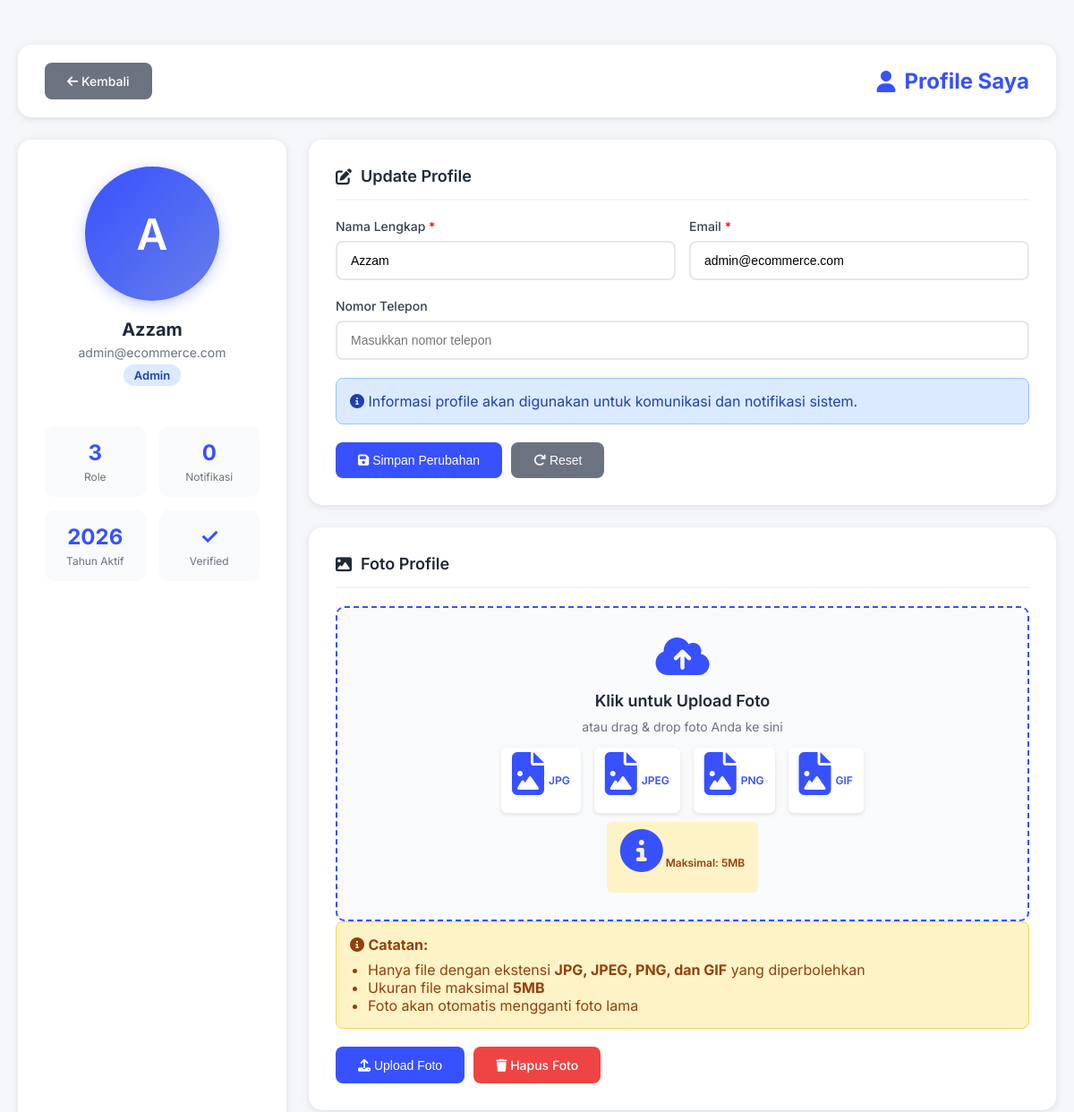
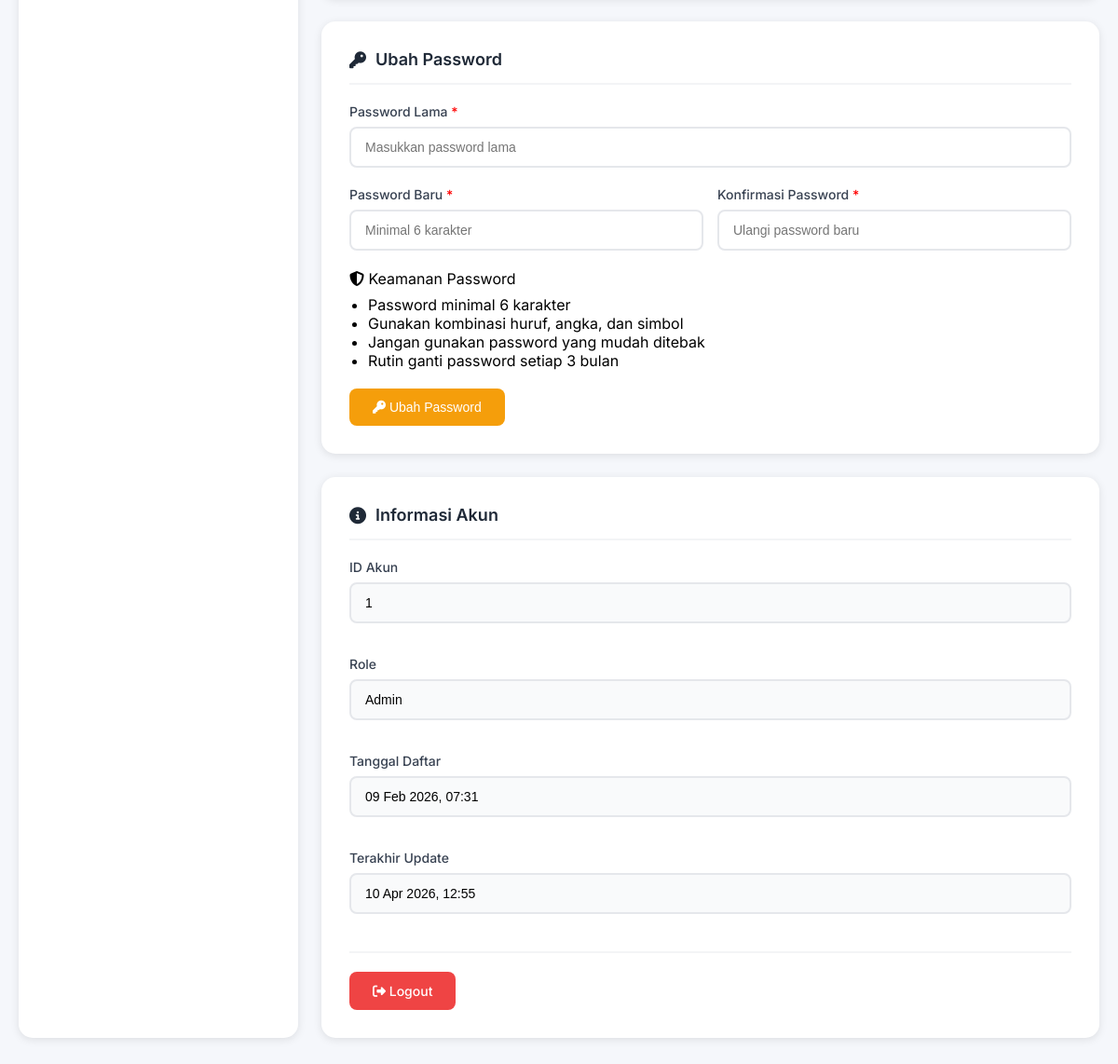
/Admin/profile.php (signed in), run on the app's committed database (2 pictures, top to bottom).
### tables this page shows
CREATE TABLE `users` (
  `id` int(11) NOT NULL,
  `full_name` varchar(100) NOT NULL,
  `email` varchar(100) NOT NULL,
  `phone` varchar(20) DEFAULT NULL,
  `address` text DEFAULT NULL,
  `profile_picture` varchar(255) DEFAULT NULL,
  `password` varchar(255) NOT NULL,
  `role` enum('user','petugas','admin') DEFAULT 'user',
  `balance` decimal(10,2) DEFAULT 0.00,
  `status` enum('active','inactive') DEFAULT 'active',
  `created_at` timestamp NOT NULL DEFAULT current_timestamp(),
  `updated_at` timestamp NOT NULL DEFAULT current_timestamp() ON UPDATE current_timestamp()
);

### Admin/profile.php (the view, shortened to what this page needs)
<?php
require_once '../config.php';
$user_id = $_SESSION['user_id'];
try {
    $stmt = $conn->prepare("SELECT * FROM users WHERE id = :id");
    $stmt->execute(['id' => $user_id]);
    $user = $stmt->fetch();
} catch(PDOException $e) {
    $_SESSION['error'] = "Terjadi kesalahan: " . $e->getMessage();
    header('Location: admin_dashboard.php');
    exit();
}
?>
<!DOCTYPE html>
<html lang="id">
<head>
    <link rel="stylesheet" href="https://cdnjs.cloudflare.com/ajax/libs/font-awesome/6.4.0/css/all.min.css">
</head>
<body>
    <div class="container">
        <div class="header">
            <a href="admin_dashboard.php" class="btn btn-secondary">
                <i class="fas fa-arrow-left"></i> Kembali
            </a>
            <h1><i class="fas fa-user"></i> Profile Saya</h1>
        </div>
        <div class="profile-container">
            <div class="profile-sidebar">
                <div class="profile-picture">
                    <div class="avatar-large" onclick="document.getElementById('file_input').click()">
                        <?php if($user['profile_picture'] && file_exists('../uploads/profiles/' . $user['profile_picture'])): ?>
                            <img src="../uploads/profiles/<?php echo $user['profile_picture']; ?>" alt="Profile Picture" id="profile_image">
                        <?php else: ?>
                            <?php echo strtoupper(substr($user['full_name'], 0, 1)); ?>
                        <?php endif; ?>
                    </div>
                    <div class="user-info">
                        <div class="user-name"><?php echo $user['full_name']; ?></div>
                        <div class="user-email"><?php echo $user['email']; ?></div>
                        <div class="user-role"><?php echo ucfirst($user['role']); ?></div>
                    </div>
                </div>
                <div class="user-stats">
                    <div class="stat-item">
                        <div class="stat-value">3</div>
                        <div class="stat-label">Role</div>
                    </div>
                    <div class="stat-item">
                        <div class="stat-value">0</div>
                        <div class="stat-label">Notifikasi</div>
                    </div>
                    <div class="stat-item">
                        <div class="stat-value"><?php echo date('Y'); ?></div>
                        <div class="stat-label">Tahun Aktif</div>
                    </div>
                    <div class="stat-item">
                        <div class="stat-value">✓</div>
                        <div class="stat-label">Verified</div>
                    </div>
                </div>
            </div>
            <div class="profile-content">
                <div class="profile-card">
                    <div class="card-title">
                        <i class="fas fa-edit"></i> Update Profile
                    </div>
                    <form method="POST">
                        <div class="form-row">
                            <div class="form-group">
                                <label for="full_name">Nama Lengkap <span style="color: red;">*</span></label>
                                <input type="text" id="full_name" name="full_name" value="<?php echo htmlspecialchars($user['full_name']); ?>" required>
                            </div>
                            <div class="form-group">
                                <label for="email">Email <span style="color: red;">*</span></label>
                                <input type="email" id="email" name="email" value="<?php echo htmlspecialchars($user['email']); ?>" required>
                            </div>
                        </div>
                        <div class="form-group">
                            <label for="phone">Nomor Telepon</label>
                            <input type="tel" id="phone" name="phone" value="<?php echo htmlspecialchars($user['phone'] ?? ''); ?>" placeholder="Masukkan nomor telepon">
                        </div>
                        <div class="alert alert-info">
                            <i class="fas fa-info-circle"></i>
                            Informasi profile akan digunakan untuk komunikasi dan notifikasi sistem.
                        </div>
                        <div class="btn-group">
                            <button type="submit" name="update_profile" class="btn">
                                <i class="fas fa-save"></i> Simpan Perubahan
                            </button>
                            <button type="reset" class="btn btn-secondary">
                                <i class="fas fa-redo"></i> Reset
                            </button>
                        </div>
                    </form>
                </div>
                <div class="profile-card">
                    <div class="card-title">
                        <i class="fas fa-image"></i> Foto Profile
                    </div>
                    <form method="POST" enctype="multipart/form-data">
                        <div class="file-upload-area" onclick="document.getElementById('file_input').click()">
                            <i class="fas fa-cloud-upload-alt"></i>
                            <h4>Klik untuk Upload Foto</h4>
                            <p>atau drag & drop foto Anda ke sini</p>
                            <div class="allowed-extensions">
                                <span><i class="fas fa-file-image"></i> JPG</span>
                                <span><i class="fas fa-file-image"></i> JPEG</span>
                                <span><i class="fas fa-file-image"></i> PNG</span>
                                <span><i class="fas fa-file-image"></i> GIF</span>
                            </div>
                            <div class="max-size">
                                <i class="fas fa-info-circle"></i> Maksimal: 5MB
                            </div>
                        </div>
                        <div class="alert alert-warning">
                            <i class="fas fa-info-circle"></i>
                            <strong>Catatan:</strong>
                            <ul style="margin-left: 20px; margin-top: 8px;">
                                <li>Hanya file dengan ekstensi <strong>JPG, JPEG, PNG, dan GIF</strong> yang diperbolehkan</li>
                                <li>Ukuran file maksimal <strong>5MB</strong></li>
                                <li>Foto akan otomatis mengganti foto lama</li>
                            </ul>
                        </div>
                        <div class="btn-group">
                            <button type="submit" class="btn">
                                <i class="fas fa-upload"></i> Upload Foto
                            </button>
                            <?php if($user['profile_picture']): ?>
                                <a href="profile.php?delete_picture=1" class="btn btn-danger" onclick="return confirm('Yakin ingin menghapus foto profile?')">
                                    <i class="fas fa-trash"></i> Hapus Foto
                                </a>
                            <?php endif; ?>
                        </div>
                    </form>
                </div>
                <div class="profile-card">
                    <div class="card-title">
                        <i class="fas fa-key"></i> Ubah Password
                    </div>
                    <form method="POST">
                        <div class="form-group">
                            <label for="current_password">Password Lama <span style="color: red;">*</span></label>
                            <input type="password" id="current_password" name="current_password" required placeholder="Masukkan password lama">
                        </div>
                        <div class="form-row">
                            <div class="form-group">
                                <label for="new_password">Password Baru <span style="color: red;">*</span></label>
                                <input type="password" id="new_password" name="new_password" required placeholder="Minimal 6 karakter" minlength="6">
                            </div>
                            <div class="form-group">
                                <label for="confirm_password">Konfirmasi Password <span style="color: red;">*</span></label>
                                <input type="password" id="confirm_password" name="confirm_password" required placeholder="Ulangi password baru" minlength="6">
                            </div>
                        </div>
                        <div class="security-section">
                            <div class="security-title">
                                <i class="fas fa-shield-alt"></i>
                                <span>Keamanan Password</span>
                            </div>
                            <div class="security-text">
                                <ul style="margin-left: 20px; margin-top: 8px;">
                                    <li>Password minimal 6 karakter</li>
                                    <li>Gunakan kombinasi huruf, angka, dan simbol</li>
                                    <li>Jangan gunakan password yang mudah ditebak</li>
                                    <li>Rutin ganti password setiap 3 bulan</li>
                                </ul>
                            </div>
                        </div>
                        <div class="btn-group">
                            <button type="submit" name="change_password" class="btn btn-warning">
                                <i class="fas fa-key"></i> Ubah Password
                            </button>
                        </div>
                    </form>
                </div>
                <div class="profile-card">
                    <div class="card-title">
                        <i class="fas fa-info-circle"></i> Informasi Akun
                    </div>
                    <div style="display: grid; gap: 15px;">
                        <div class="form-group">
                            <label>ID Akun</label>
                            <input type="text" value="<?php echo $user['id']; ?>" readonly style="background: #f9fafb; cursor: not-allowed;">
                        </div>
                        <div class="form-group">
                            <label>Role</label>
                            <input type="text" value="<?php echo ucfirst($user['role']); ?>" readonly style="background: #f9fafb; cursor: not-allowed;">
                        </div>
                        <div class="form-group">
                            <label>Tanggal Daftar</label>
                            <input type="text" value="<?php echo date('d M Y, H:i', strtotime($user['created_at'])); ?>" readonly style="background: #f9fafb; cursor: not-allowed;">
                        </div>
                        <div class="form-group">
                            <label>Terakhir Update</label>
                            <input type="text" value="<?php echo date('d M Y, H:i', strtotime($user['updated_at'])); ?>" readonly style="background: #f9fafb; cursor: not-allowed;">
                        </div>
                    </div>
                    <div style="margin-top: 20px; padding-top: 20px; border-top: 2px solid #f3f4f6;">
                        <a href="../Auth/logout.php" class="btn btn-danger">
                            <i class="fas fa-sign-out-alt"></i> Logout
                        </a>
                    </div>
                </div>
            </div>
        </div>
    </div>
</body>
</html>

### Admin/profile.php (style rules this page uses)
* { margin: 0; padding: 0; box-sizing: border-box; }
body { font-family: 'Inter', sans-serif; background: #f5f7fb; }
.container { max-width: 1200px; margin: 30px auto; padding: 20px; }
.header { background: white; padding: 20px 30px; border-radius: 15px; box-shadow: 0 2px 10px rgba(0,0,0,0.1); margin-bottom: 25px; display: flex; justify-content: space-between; align-items: center; }
.header h1 { color: #3751fe; font-size: 24px; display: flex; align-items: center; gap: 10px; }
.btn { display: inline-block; padding: 12px 25px; background: #3751fe; color: white; text-decoration: none; border-radius: 8px; font-weight: 500; transition: all 0.3s; border: none; cursor: pointer; font-size: 14px; }
.btn-secondary { background: #6b7280; }
.btn-danger { background: #ef4444; }
.btn-warning { background: #f59e0b; }
.profile-container { display: grid; grid-template-columns: 300px 1fr; gap: 25px; }
.profile-sidebar { background: white; border-radius: 15px; padding: 30px; box-shadow: 0 2px 10px rgba(0,0,0,0.1); }
.profile-picture { display: flex; flex-direction: column; align-items: center; gap: 20px; margin-bottom: 25px; }
.avatar-large { width: 150px; height: 150px; border-radius: 50%; background: linear-gradient(135deg, #3751fe 0%, #667eea 100%); display: flex; align-items: center; justify-content: center; color: white; font-weight: 600; font-size: 48px; overflow: hidden; position: relative; box-shadow: 0 4px 15px rgba(55, 81, 254, 0.3); cursor: pointer; transition: all 0.3s; }
.user-info { text-align: center; margin-bottom: 20px; }
.user-name { font-size: 20px; font-weight: 700; color: #1f2937; margin-bottom: 5px; }
.user-email { font-size: 14px; color: #6b7280; margin-bottom: 5px; }
.user-role { display: inline-block; background: #dbeafe; color: #1e40af; padding: 4px 12px; border-radius: 20px; font-size: 13px; font-weight: 600; }
.user-stats { display: grid; grid-template-columns: 1fr 1fr; gap: 15px; margin-top: 20px; }
.stat-item { text-align: center; padding: 15px; background: #f9fafb; border-radius: 10px; }
.stat-value { font-size: 24px; font-weight: 700; color: #3751fe; margin-bottom: 5px; }
.stat-label { font-size: 12px; color: #6b7280; }
.profile-content { display: flex; flex-direction: column; gap: 25px; }
.profile-card { background: white; border-radius: 15px; padding: 30px; box-shadow: 0 2px 10px rgba(0,0,0,0.1); }
.card-title { font-size: 18px; font-weight: 600; color: #1f2937; margin-bottom: 20px; padding-bottom: 15px; border-bottom: 2px solid #f3f4f6; display: flex; align-items: center; gap: 10px; }
.form-group { margin-bottom: 20px; }
.form-group label { display: block; font-weight: 500; color: #374151; margin-bottom: 8px; font-size: 14px; }
.form-group input { width: 100%; padding: 12px 15px; border: 2px solid #e5e7eb; border-radius: 8px; font-size: 14px; transition: all 0.3s; }
.form-row { display: grid; grid-template-columns: 1fr 1fr; gap: 15px; }
.btn-group { display: flex; gap: 10px; margin-top: 20px; }
.alert { padding: 15px; border-radius: 8px; margin-bottom: 20px; }
.alert-info { background: #dbeafe; color: #1e40af; border: 1px solid #93c5fd; }
.alert-warning { background: #fef3c7; color: #92400e; border: 1px solid #fcd34d; }
.file-upload-area { background: #f9fafb; border: 2px dashed #3751fe; border-radius: 10px; padding: 30px; text-align: center; cursor: pointer; transition: all 0.3s; margin-top: 20px; }
.file-upload-area i { font-size: 48px; color: #3751fe; margin-bottom: 15px; }
.file-upload-area h4 { font-size: 18px; font-weight: 600; color: #1f2937; margin-bottom: 10px; }
.file-upload-area p { color: #6b7280; font-size: 14px; margin-bottom: 15px; }
.allowed-extensions { display: flex; justify-content: center; gap: 15px; margin-top: 15px; flex-wrap: wrap; }
.allowed-extensions span { display: inline-flex; align-items: center; gap: 5px; background: white; padding: 5px 12px; border-radius: 6px; font-size: 12px; font-weight: 600; color: #3751fe; box-shadow: 0 2px 4px rgba(0,0,0,0.1); }
.max-size { background: #fef3c7; color: #92400e; padding: 8px 15px; border-radius: 6px; font-size: 12px; font-weight: 600; display: inline-block; margin-top: 10px; }

### data on the page
users: full_name "A", full_name "Azzam", email "admin@ecommerce.com", role "Admin", id "1", created_at "09 Feb 2026, 07:31", updated_at "10 Apr 2026, 12:55"
